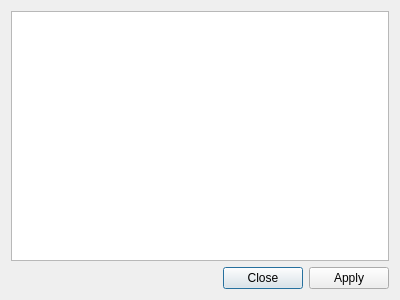
<?xml version="1.0" encoding="UTF-8"?>
<ui version="4.0">
 <class>PluginsDialog</class>
 <widget class="QDialog" name="PluginsDialog">
  <property name="geometry">
   <rect>
    <x>0</x>
    <y>0</y>
    <width>400</width>
    <height>300</height>
   </rect>
  </property>
  <property name="windowTitle">
   <string>Dialog</string>
  </property>
  <layout class="QVBoxLayout" name="verticalLayout">
   <item>
    <widget class="QListView" name="pluginsList"/>
   </item>
   <item>
    <widget class="QDialogButtonBox" name="buttonBox">
     <property name="orientation">
      <enum>Qt::Horizontal</enum>
     </property>
     <property name="standardButtons">
      <set>QDialogButtonBox::Apply|QDialogButtonBox::Close</set>
     </property>
     <property name="centerButtons">
      <bool>false</bool>
     </property>
    </widget>
   </item>
  </layout>
 </widget>
 <resources/>
 <connections>
  <connection>
   <sender>buttonBox</sender>
   <signal>accepted()</signal>
   <receiver>PluginsDialog</receiver>
   <slot>accept()</slot>
   <hints>
    <hint type="sourcelabel">
     <x>248</x>
     <y>254</y>
    </hint>
    <hint type="destinationlabel">
     <x>157</x>
     <y>274</y>
    </hint>
   </hints>
  </connection>
  <connection>
   <sender>buttonBox</sender>
   <signal>rejected()</signal>
   <receiver>PluginsDialog</receiver>
   <slot>reject()</slot>
   <hints>
    <hint type="sourcelabel">
     <x>316</x>
     <y>260</y>
    </hint>
    <hint type="destinationlabel">
     <x>286</x>
     <y>274</y>
    </hint>
   </hints>
  </connection>
 </connections>
</ui>
